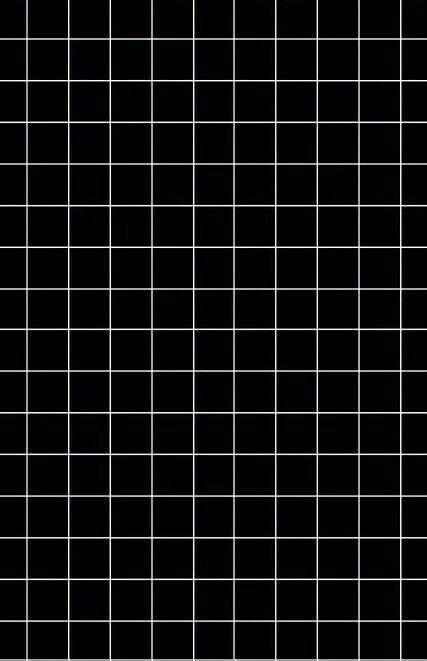
#> input picture Grid.jpg, 427 x 661 px
$ python Q1.py
#> lines starting #> are read from the running program, lines starting #| are printed output that depends on the picture
import matplotlib.pyplot as plt
import numpy as np
from PIL import Image

def minimize_energy(y,beta,eta,h,max_passes=20):
    """
    Minimizes energy of MRF for a noisy image x
    """
    x = y.copy()
    x_start = x.copy()
    x_half = None

    rows,cols = x.shape
    energies = []
    snapshots = []
    energies.append(total_energy(x,y,beta,eta,h))

    # pass over image and remove noise
    for p in range(max_passes):
        flips = 0

        # randomize coordinates
        coords = [(r,c) for r in range(rows) for c in range(cols)]
        np.random.shuffle(coords)

        for r,c in coords:

            xi = x[r,c]

            # examine neighborhood
            nb_sum = 0
            if r > 0:
                nb_sum += x[r-1,c]
            if r < rows-1:
                nb_sum += x[r+1,c]
            if c > 0:
                nb_sum += x[r,c-1]
            if c < cols-1:
                nb_sum += x[r,c+1]

            # calculate energy change
            delta_e = 2 * xi * (beta * nb_sum + eta * y[r,c] - h)

            # filp if energy decreases
            if delta_e < 0 :
                x[r,c] = -xi
                flips += 1

        # update energies list every pass
        energies.append(total_energy(x,y,beta,eta,h))
        snapshots.append(x.copy())

        # stop if you converge to a value before max_passes
        if flips == 0:
            break

        x_half = snapshots[len(snapshots)//2]

    return x, x_start, x_half, energies

def load_bw_image(path):
    """
    loads black and white image at location path
    """
    img = Image.open(path).convert("L")

    arr = np.array(img)

    bw = np.where(arr < 128, 1, -1)

    return bw

def save_image(x,path):
    img = np.where(x==1, 0, 255).astype(np.uint8)
    Image.fromarray(img,mode="L").save(path)

def total_energy(x,y,beta,eta,h):
    """
    calculates the total energy of a black and white noisy image matrix
    """

    if x.shape != y.shape:
        raise ValueError("x and y are different shapes")

    # calculate bias term
    bias = h * np.sum(x)

    # calculate smoothness term
    right_paris = np.sum(x[:,:-1] * x[:,1:])
    down_paris = np.sum(x[:-1,:] * x[1:,:])
    smoothness = -beta * (right_paris +  down_paris)

    # calculate fidelity term
    fidelity = -eta * np.sum(x*y)

    return float(bias + smoothness + fidelity)

def add_noise(x, noise_prob=0.1):
    noisy = x.copy()
    flip = np.random.rand(*x.shape) < noise_prob
    noisy[flip] *= -1
    return noisy

def main():

    # parameters
    beta = 1
    eta = 2
    h = 0.5
    max_passes = 20

    img = "Grid.jpg"
    bw = load_bw_image(img)
#> in load_bw_image, `bw = np.where(arr < 128, 1, -1)`:
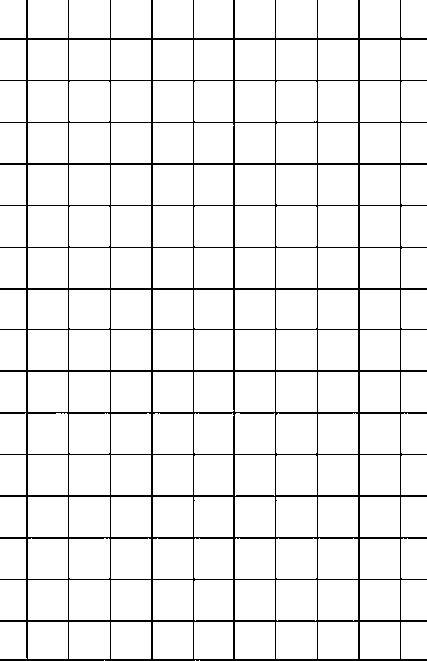
#> bw: shape (661, 427) int64; values -1 (black) and 1 (white), 93.1% white; black in thin lines or dots
    noisy = add_noise(bw,noise_prob=0.1)
#> in add_noise, `noisy[flip] *= -1`:
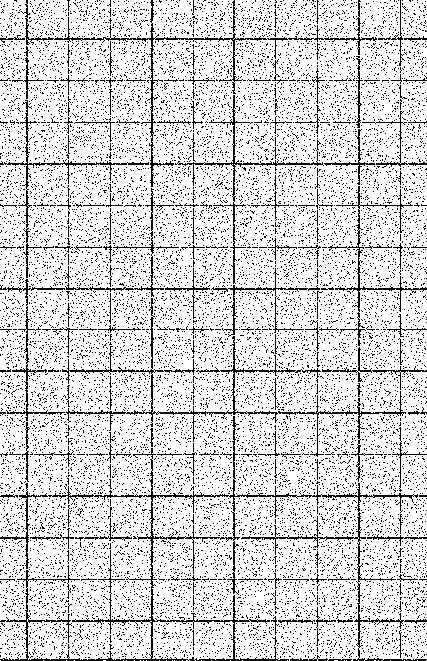
#> noisy: shape (661, 427) int64; values -1 (black) and 1 (white), 84.4% white; black in thin lines or dots

    x_end,x_start,x_half,energies = minimize_energy(noisy, beta, eta, h, max_passes)
#> in total_energy, `bias = h * np.sum(x)`: bias = 97201.5
#> in total_energy, `right_paris = np.sum(x[:,:-1] * x[:,1:])`: right_paris = 163080
#> in total_energy, `down_paris = np.sum(x[:-1,:] * x[1:,:])`: down_paris = 163416
#> in total_energy, `smoothness = -beta * (right_paris +  down_paris)`: smoothness = -326496
#> in total_energy, `fidelity = -eta * np.sum(x*y)`: fidelity = -564494
#> the loop in minimize_energy, `for p in range(max_passes):` made 5 passes
#> (bias in total_energy, right_paris in total_energy, down_paris in total_energy, smoothness in total_energy, fidelity in total_energy) on passes 1 to 5: (110361.5, 228572, 228272, -456844, -495350), (110237.5, 228588, 228390, -456978, -495230), (110221.5, 228608, 228434, -457042, -495166), (110220.5, 228612, 228434, -457046, -495162), (110220.5, 228612, 228434, -457046, -495162)
#> pass 1, in minimize_energy, `x_half = snapshots[len(snapshots)//2]`:
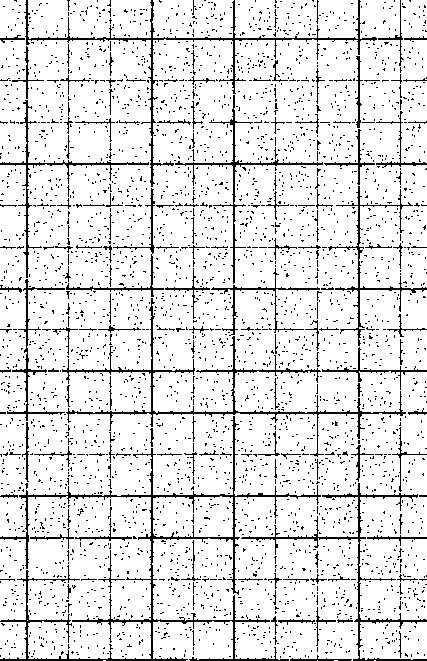
#> x_half: shape (661, 427) int64; values -1 (black) and 1 (white), 89.1% white; black in thin lines or dots
#> pass 2, in minimize_energy, `x_half = snapshots[len(snapshots)//2]`:
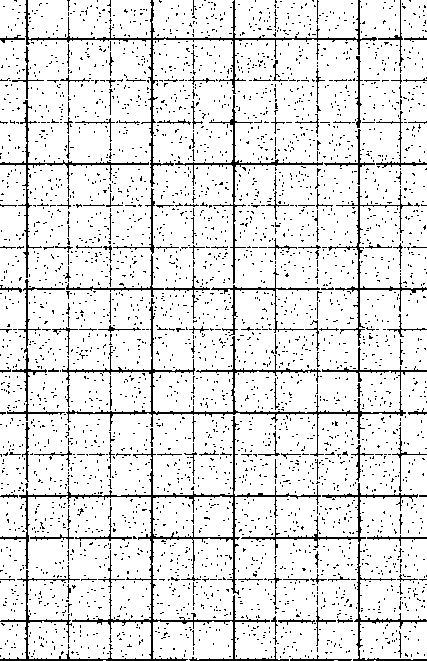
#> x_half: shape (661, 427) int64; values -1 (black) and 1 (white), 89.1% white; black in thin lines or dots
#> after the loop in minimize_energy, `for p in range(max_passes):`:
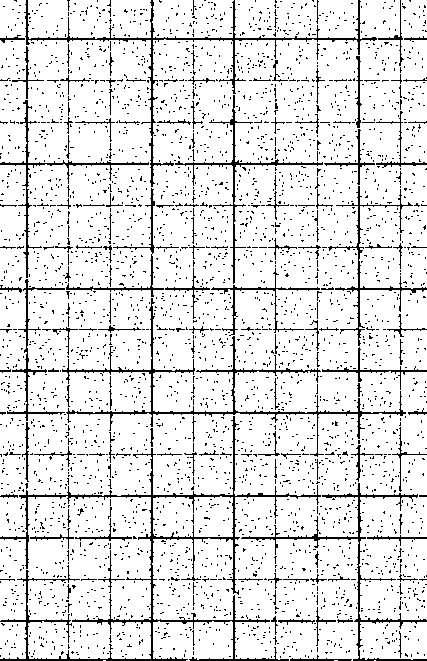
#> x: shape (661, 427) int64; values -1 (black) and 1 (white), 89.1% white; black in thin lines or dots
#> after the loop in minimize_energy, `for p in range(max_passes):`: energies = [-793788.5, -841832.5, -841970.5, -841986.5, -841987.5, -841987.5]; snapshots = 5 items
    print(len(energies))
#| 6

    plt.figure()
    plt.plot(range(len(energies)), energies)
    plt.xlabel("Pass Number")
    plt.ylabel("Energy E(x,y)")
    plt.title("Energy vs Passes")
    plt.tight_layout()
    plt.savefig("Q1P3.png", dpi=300)
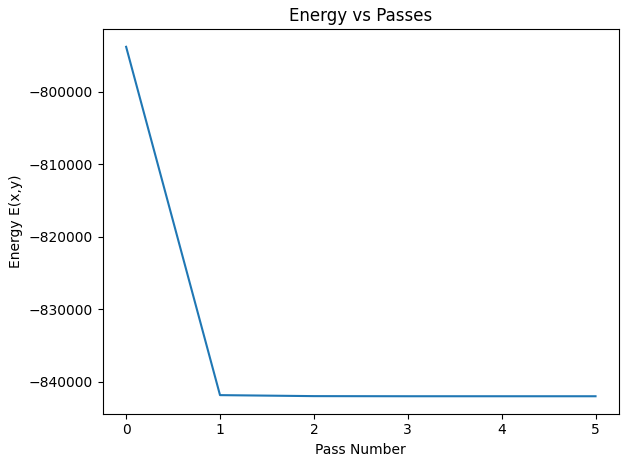
#> figure drawn by matplotlib, 1 panel
    plt.show()

    save_image(x_start, "denoise_start.png")
#> in save_image, `img = np.where(x==1, 0, 255).astype(np.uint8)`: img: shape (661, 427); 15.6% white in thin lines or dots
    save_image(x_half,  "denoise_half.png")
#> in save_image (call 2), `img = np.where(x==1, 0, 255).astype(np.uint8)`: img: shape (661, 427); 10.9% white in thin lines or dots
    save_image(x_end,   "denoise_final.png")
#> in save_image (call 3), `img = np.where(x==1, 0, 255).astype(np.uint8)`: img: shape (661, 427); 10.9% white in thin lines or dots

if __name__ == "__main__":
    main()
